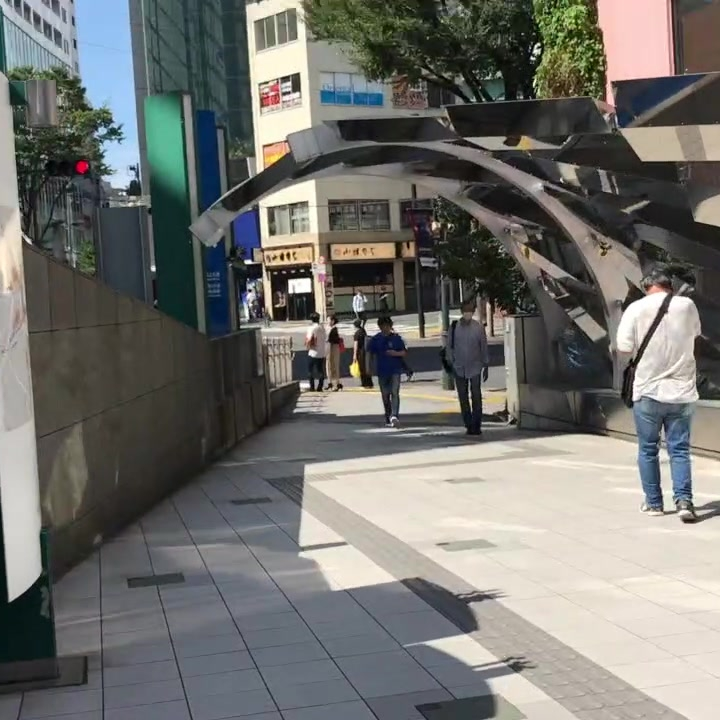
#> input picture Glitch-OpenCV/Glitch-video/EdgeDetection/src_cropped/image-00121.jpg, 720 x 720 px, given in place of image-00001.jpg, which was not available
$ python EdgeDetection.py
#> lines starting #> are read from the running program, lines starting #| are printed output that depends on the picture
import cv2
# import numpy as np
import random
from datetime import datetime


### Debug
### Sample
# for test in range(0, 5): ### debug
#     test_list = [1, 400, 600, 800, 1400]
#     x = test_list[test]


for x in range(1, 1551):


    print(x)

    time1 = cv2.getTickCount() # クロック時間


    num = "%05d" % x
    in_path = "src_cropped/image-" + num + ".jpg"
    out_path = "src_edge_245_255/image-" + num + ".jpg"
    # out_path = "test_Edge/image-" + num + "-" +datetime.now().strftime("%H-%M-%S")+".jpg"


################################################################################


    img_in = cv2.imread(in_path)
#> img_in is the input picture: shape (720, 720, 3); mean B, G, R 110.2, 114.2, 114.1

    img = cv2.Canny(img_in, 245, 255)
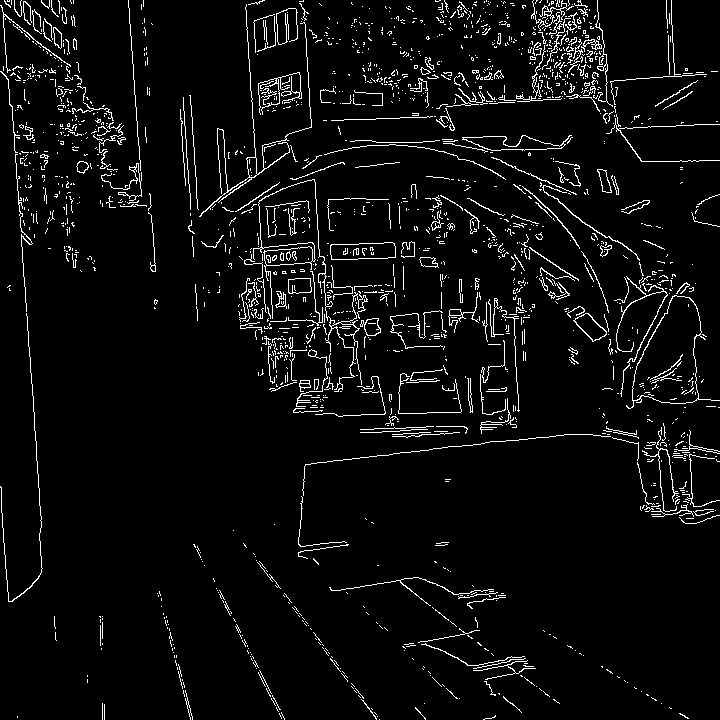
#> img: shape (720, 720); 4.9% white in thin lines or dots


################################################################################


    print(datetime.now().strftime("%H:%M:%S"))
    cv2.imshow("preview",img)


    ### save img
    # cv2.imwrite(out_path_debug, img);
    cv2.imwrite(out_path, img);


    cv2.destroyAllWindows()
    print("EdgeDetection :", num)

    time2 = cv2.getTickCount()
    time = (time2 - time1)/cv2.getTickFrequency() # クロック時間の差を周波数で割ると秒
    print(time, "sec")
#> pass 2 of the loop `for x in range(1, 1551):`:
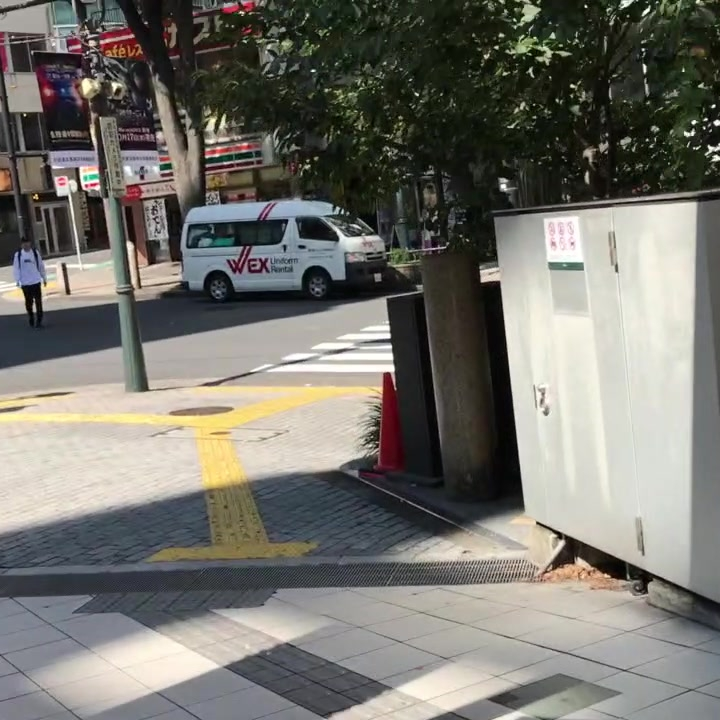
#> input picture Glitch-OpenCV/Glitch-video/EdgeDetection/src_cropped/image-00193.jpg, 720 x 720 px, given in place of image-00002.jpg, which was not available
#> img_in is the input picture: shape (720, 720, 3); mean B, G, R 109.8, 116.5, 118
#> `img = cv2.Canny(img_in, 245, 255)`:
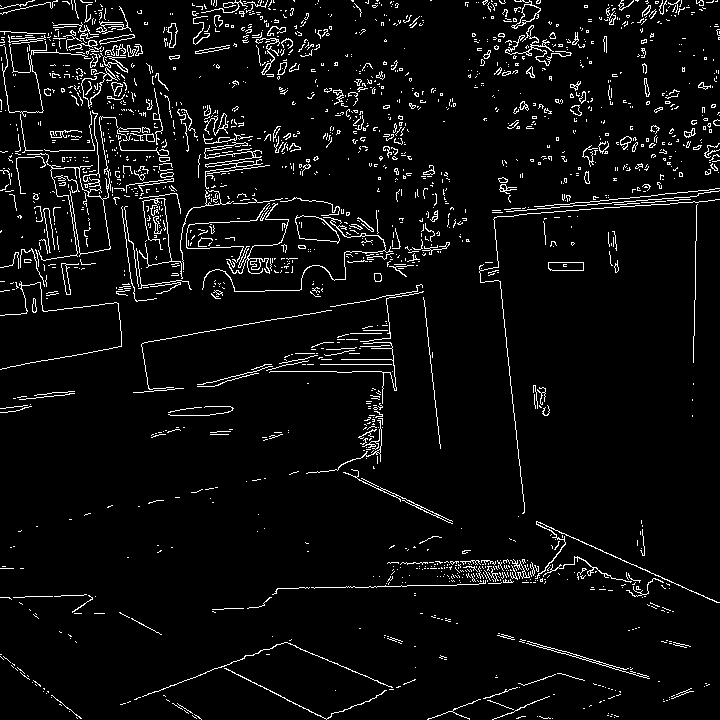
#> img: shape (720, 720); 5% white in thin lines or dots


print("Finished!!")
